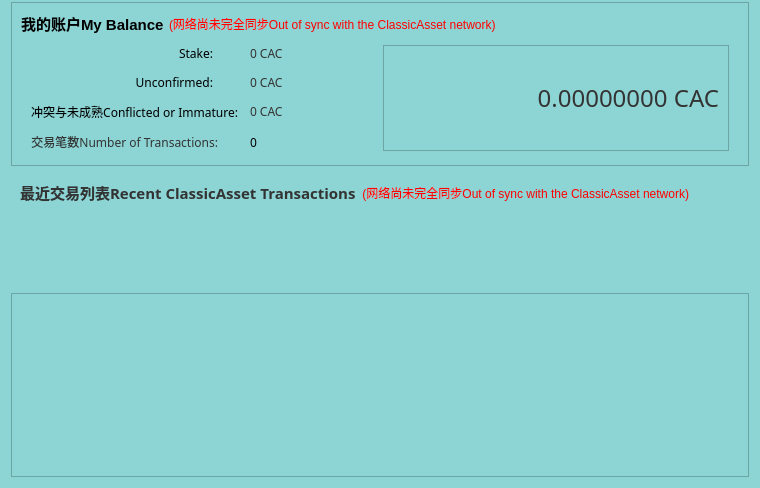
<?xml version="1.0" encoding="UTF-8"?>
<ui version="4.0">
 <class>OverviewPage</class>
 <widget class="QWidget" name="OverviewPage">
  <property name="geometry">
   <rect>
    <x>0</x>
    <y>0</y>
    <width>760</width>
    <height>479</height>
   </rect>
  </property>
  <property name="windowTitle">
   <string>Form</string>
  </property>
  <property name="styleSheet">
   <string notr="true">background-color: rgb(141, 212, 212);</string>
  </property>
  <layout class="QVBoxLayout" name="verticalLayout_5" stretch="0,1,0">
   <property name="topMargin">
    <number>2</number>
   </property>
   <item>
    <widget class="QFrame" name="frameTop">
     <property name="frameShape">
      <enum>QFrame::StyledPanel</enum>
     </property>
     <property name="frameShadow">
      <enum>QFrame::Raised</enum>
     </property>
     <layout class="QVBoxLayout" name="verticalLayout_4">
      <property name="spacing">
       <number>5</number>
      </property>
      <item>
       <layout class="QHBoxLayout" name="horizontalLayout_4">
        <item>
         <widget class="QLabel" name="label_5">
          <property name="font">
           <font>
            <pointsize>11</pointsize>
            <weight>75</weight>
            <bold>true</bold>
           </font>
          </property>
          <property name="text">
           <string>我的账户My Balance</string>
          </property>
         </widget>
        </item>
        <item>
         <widget class="QLabel" name="labelWalletStatus">
          <property name="toolTip">
           <string>The displayed information may be out of date. Your wallet automatically synchronizes with the ClassicAsset network after a connection is established, but this process has not completed yet.</string>
          </property>
          <property name="styleSheet">
           <string notr="true">QLabel { color: red; }</string>
          </property>
          <property name="text">
           <string notr="true">(网络尚未完全同步Out of sync with the ClassicAsset network)</string>
          </property>
          <property name="alignment">
           <set>Qt::AlignLeading|Qt::AlignLeft|Qt::AlignVCenter</set>
          </property>
         </widget>
        </item>
        <item>
         <spacer name="horizontalSpacer_2">
          <property name="orientation">
           <enum>Qt::Horizontal</enum>
          </property>
          <property name="sizeHint" stdset="0">
           <size>
            <width>40</width>
            <height>20</height>
           </size>
          </property>
         </spacer>
        </item>
       </layout>
      </item>
      <item>
       <layout class="QHBoxLayout" name="horizontalLayout">
        <property name="leftMargin">
         <number>10</number>
        </property>
        <property name="topMargin">
         <number>5</number>
        </property>
        <property name="rightMargin">
         <number>10</number>
        </property>
        <property name="bottomMargin">
         <number>5</number>
        </property>
        <item>
         <layout class="QFormLayout" name="formLayout_2">
          <property name="fieldGrowthPolicy">
           <enum>QFormLayout::AllNonFixedFieldsGrow</enum>
          </property>
          <property name="horizontalSpacing">
           <number>12</number>
          </property>
          <property name="verticalSpacing">
           <number>12</number>
          </property>
          <item row="0" column="0">
           <widget class="QLabel" name="label_6">
            <property name="sizePolicy">
             <sizepolicy hsizetype="MinimumExpanding" vsizetype="Preferred">
              <horstretch>0</horstretch>
              <verstretch>0</verstretch>
             </sizepolicy>
            </property>
            <property name="minimumSize">
             <size>
              <width>182</width>
              <height>0</height>
             </size>
            </property>
            <property name="baseSize">
             <size>
              <width>80</width>
              <height>0</height>
             </size>
            </property>
            <property name="font">
             <font>
              <family>Sans</family>
             </font>
            </property>
            <property name="text">
             <string>Stake:</string>
            </property>
            <property name="alignment">
             <set>Qt::AlignRight|Qt::AlignTrailing|Qt::AlignVCenter</set>
            </property>
           </widget>
          </item>
          <item row="0" column="1">
           <widget class="QLabel" name="labelStake">
            <property name="font">
             <font>
              <family>Sans</family>
             </font>
            </property>
            <property name="cursor">
             <cursorShape>IBeamCursor</cursorShape>
            </property>
            <property name="toolTip">
             <string>Total of coins that was staked, and do not yet count towards the current balance</string>
            </property>
            <property name="text">
             <string notr="true">&lt;html&gt;&lt;head/&gt;&lt;body&gt;&lt;p&gt;&lt;span style=&quot; color:#333333;&quot;&gt;0 CAC&lt;/span&gt;&lt;/p&gt;&lt;/body&gt;&lt;/html&gt;</string>
            </property>
            <property name="textInteractionFlags">
             <set>Qt::LinksAccessibleByMouse|Qt::TextSelectableByKeyboard|Qt::TextSelectableByMouse</set>
            </property>
           </widget>
          </item>
          <item row="1" column="0">
           <widget class="QLabel" name="label_3">
            <property name="sizePolicy">
             <sizepolicy hsizetype="MinimumExpanding" vsizetype="Preferred">
              <horstretch>0</horstretch>
              <verstretch>0</verstretch>
             </sizepolicy>
            </property>
            <property name="minimumSize">
             <size>
              <width>182</width>
              <height>0</height>
             </size>
            </property>
            <property name="baseSize">
             <size>
              <width>80</width>
              <height>0</height>
             </size>
            </property>
            <property name="font">
             <font>
              <family>Sans</family>
             </font>
            </property>
            <property name="text">
             <string>Unconfirmed:</string>
            </property>
            <property name="alignment">
             <set>Qt::AlignRight|Qt::AlignTrailing|Qt::AlignVCenter</set>
            </property>
           </widget>
          </item>
          <item row="1" column="1">
           <widget class="QLabel" name="labelUnconfirmed">
            <property name="font">
             <font>
              <family>Sans</family>
             </font>
            </property>
            <property name="cursor">
             <cursorShape>IBeamCursor</cursorShape>
            </property>
            <property name="toolTip">
             <string>Total of transactions that have yet to be confirmed, and do not yet count towards the current balance</string>
            </property>
            <property name="text">
             <string notr="true">&lt;html&gt;&lt;head/&gt;&lt;body&gt;&lt;p&gt;&lt;span style=&quot; color:#333333;&quot;&gt;0 CAC&lt;/span&gt;&lt;/p&gt;&lt;/body&gt;&lt;/html&gt;</string>
            </property>
            <property name="textInteractionFlags">
             <set>Qt::LinksAccessibleByMouse|Qt::TextSelectableByKeyboard|Qt::TextSelectableByMouse</set>
            </property>
           </widget>
          </item>
          <item row="2" column="0">
           <widget class="QLabel" name="labelImmatureText">
            <property name="sizePolicy">
             <sizepolicy hsizetype="MinimumExpanding" vsizetype="Preferred">
              <horstretch>0</horstretch>
              <verstretch>0</verstretch>
             </sizepolicy>
            </property>
            <property name="minimumSize">
             <size>
              <width>182</width>
              <height>0</height>
             </size>
            </property>
            <property name="baseSize">
             <size>
              <width>80</width>
              <height>0</height>
             </size>
            </property>
            <property name="font">
             <font>
              <family>Sans</family>
             </font>
            </property>
            <property name="layoutDirection">
             <enum>Qt::RightToLeft</enum>
            </property>
            <property name="text">
             <string>冲突与未成熟Conflicted or Immature:</string>
            </property>
            <property name="alignment">
             <set>Qt::AlignRight|Qt::AlignTrailing|Qt::AlignVCenter</set>
            </property>
           </widget>
          </item>
          <item row="2" column="1">
           <widget class="QLabel" name="labelImmature">
            <property name="font">
             <font>
              <family>Sans</family>
             </font>
            </property>
            <property name="toolTip">
             <string>Mined balance that has not yet matured</string>
            </property>
            <property name="text">
             <string notr="true">&lt;html&gt;&lt;head/&gt;&lt;body&gt;&lt;p&gt;&lt;span style=&quot; color:#333333;&quot;&gt;0 CAC&lt;/span&gt;&lt;/p&gt;&lt;/body&gt;&lt;/html&gt;</string>
            </property>
            <property name="textInteractionFlags">
             <set>Qt::LinksAccessibleByMouse|Qt::TextSelectableByKeyboard|Qt::TextSelectableByMouse</set>
            </property>
           </widget>
          </item>
          <item row="3" column="0">
           <widget class="QLabel" name="label_2">
            <property name="minimumSize">
             <size>
              <width>182</width>
              <height>0</height>
             </size>
            </property>
            <property name="font">
             <font>
              <family>Sans</family>
             </font>
            </property>
            <property name="text">
             <string>&lt;html&gt;&lt;head/&gt;&lt;body&gt;&lt;p&gt;&lt;span style=&quot; color:#333333;&quot;&gt;交易笔数Number of Transactions:&lt;/span&gt;&lt;/p&gt;&lt;/body&gt;&lt;/html&gt;</string>
            </property>
            <property name="alignment">
             <set>Qt::AlignRight|Qt::AlignTrailing|Qt::AlignVCenter</set>
            </property>
           </widget>
          </item>
          <item row="3" column="1">
           <widget class="QLabel" name="labelNumTransactions">
            <property name="font">
             <font>
              <family>Sans</family>
             </font>
            </property>
            <property name="toolTip">
             <string>Total number of transactions in wallet</string>
            </property>
            <property name="text">
             <string notr="true">0</string>
            </property>
           </widget>
          </item>
         </layout>
        </item>
        <item>
         <widget class="QFrame" name="frame_3">
          <property name="frameShape">
           <enum>QFrame::StyledPanel</enum>
          </property>
          <property name="frameShadow">
           <enum>QFrame::Plain</enum>
          </property>
          <property name="lineWidth">
           <number>1</number>
          </property>
          <layout class="QVBoxLayout" name="verticalLayout_6">
           <item>
            <widget class="QLabel" name="labelBalance">
             <property name="sizePolicy">
              <sizepolicy hsizetype="Expanding" vsizetype="Preferred">
               <horstretch>0</horstretch>
               <verstretch>0</verstretch>
              </sizepolicy>
             </property>
             <property name="minimumSize">
              <size>
               <width>200</width>
               <height>30</height>
              </size>
             </property>
             <property name="font">
              <font>
               <family>Sans</family>
               <pointsize>18</pointsize>
               <weight>50</weight>
               <bold>false</bold>
              </font>
             </property>
             <property name="cursor">
              <cursorShape>IBeamCursor</cursorShape>
             </property>
             <property name="toolTip">
              <string>Your current balance</string>
             </property>
             <property name="text">
              <string notr="true">&lt;html&gt;&lt;head/&gt;&lt;body&gt;&lt;p&gt;&lt;span style=&quot; color:#333333;&quot;&gt;0.00000000 CAC&lt;/span&gt;&lt;/p&gt;&lt;/body&gt;&lt;/html&gt;</string>
             </property>
             <property name="alignment">
              <set>Qt::AlignRight|Qt::AlignTrailing|Qt::AlignVCenter</set>
             </property>
             <property name="textInteractionFlags">
              <set>Qt::LinksAccessibleByMouse|Qt::TextSelectableByKeyboard|Qt::TextSelectableByMouse</set>
             </property>
            </widget>
           </item>
          </layout>
         </widget>
        </item>
       </layout>
      </item>
     </layout>
    </widget>
   </item>
   <item>
    <layout class="QVBoxLayout" name="verticalLayout_3">
     <item>
      <widget class="QFrame" name="frame_2">
       <property name="frameShape">
        <enum>QFrame::NoFrame</enum>
       </property>
       <property name="frameShadow">
        <enum>QFrame::Raised</enum>
       </property>
       <layout class="QVBoxLayout" name="verticalLayout">
        <item>
         <layout class="QHBoxLayout" name="horizontalLayout_2">
          <item>
           <widget class="QLabel" name="label_4">
            <property name="font">
             <font>
              <family>Sans</family>
              <pointsize>11</pointsize>
              <weight>75</weight>
              <bold>true</bold>
             </font>
            </property>
            <property name="text">
             <string>&lt;html&gt;&lt;head/&gt;&lt;body&gt;&lt;p&gt;&lt;span style=&quot; font-size:11pt; color:#333333;&quot;&gt;最近交易列表Recent ClassicAsset Transactions&lt;/span&gt;&lt;/p&gt;&lt;/body&gt;&lt;/html&gt;</string>
            </property>
           </widget>
          </item>
          <item>
           <widget class="QLabel" name="labelTransactionsStatus">
            <property name="toolTip">
             <string>The displayed information may be out of date. Your wallet automatically synchronizes with the ClassicAsset network after a connection is established, but this process has not completed yet.</string>
            </property>
            <property name="styleSheet">
             <string notr="true">QLabel { color: red; }</string>
            </property>
            <property name="text">
             <string notr="true">(网络尚未完全同步Out of sync with the ClassicAsset network)</string>
            </property>
            <property name="alignment">
             <set>Qt::AlignRight|Qt::AlignTrailing|Qt::AlignVCenter</set>
            </property>
           </widget>
          </item>
          <item>
           <spacer name="horizontalSpacer">
            <property name="orientation">
             <enum>Qt::Horizontal</enum>
            </property>
            <property name="sizeHint" stdset="0">
             <size>
              <width>40</width>
              <height>20</height>
             </size>
            </property>
           </spacer>
          </item>
         </layout>
        </item>
        <item>
         <widget class="QListView" name="listTransactions">
          <property name="styleSheet">
           <string notr="true"/>
          </property>
          <property name="frameShape">
           <enum>QFrame::NoFrame</enum>
          </property>
          <property name="verticalScrollBarPolicy">
           <enum>Qt::ScrollBarAlwaysOff</enum>
          </property>
          <property name="horizontalScrollBarPolicy">
           <enum>Qt::ScrollBarAlwaysOff</enum>
          </property>
          <property name="selectionMode">
           <enum>QAbstractItemView::NoSelection</enum>
          </property>
         </widget>
        </item>
       </layout>
      </widget>
     </item>
     <item>
      <spacer name="verticalSpacer_2">
       <property name="orientation">
        <enum>Qt::Vertical</enum>
       </property>
       <property name="sizeHint" stdset="0">
        <size>
         <width>20</width>
         <height>40</height>
        </size>
       </property>
      </spacer>
     </item>
    </layout>
   </item>
   <item>
    <widget class="QFrame" name="diffplotframe">
     <property name="frameShape">
      <enum>QFrame::StyledPanel</enum>
     </property>
     <property name="frameShadow">
      <enum>QFrame::Raised</enum>
     </property>
     <layout class="QVBoxLayout" name="verticalLayout_3_1">
      <property name="margin">
       <number>1</number>
      </property>
      <item>
       <layout class="QHBoxLayout" name="horizontalLayout_3">
        <item>
         <widget class="QCustomPlot" name="diffplot" native="true">
          <property name="sizePolicy">
           <sizepolicy hsizetype="MinimumExpanding" vsizetype="Preferred">
            <horstretch>0</horstretch>
            <verstretch>0</verstretch>
           </sizepolicy>
          </property>
          <property name="minimumSize">
           <size>
            <width>0</width>
            <height>180</height>
           </size>
          </property>
          <property name="styleSheet">
           <string notr="true"/>
          </property>
         </widget>
        </item>
       </layout>
      </item>
     </layout>
    </widget>
   </item>
  </layout>
 </widget>
 <customwidgets>
  <customwidget>
   <class>QCustomPlot</class>
   <extends>QWidget</extends>
   <header>qt/qcustomplot.h</header>
   <container>1</container>
  </customwidget>
 </customwidgets>
 <resources/>
 <connections/>
</ui>
